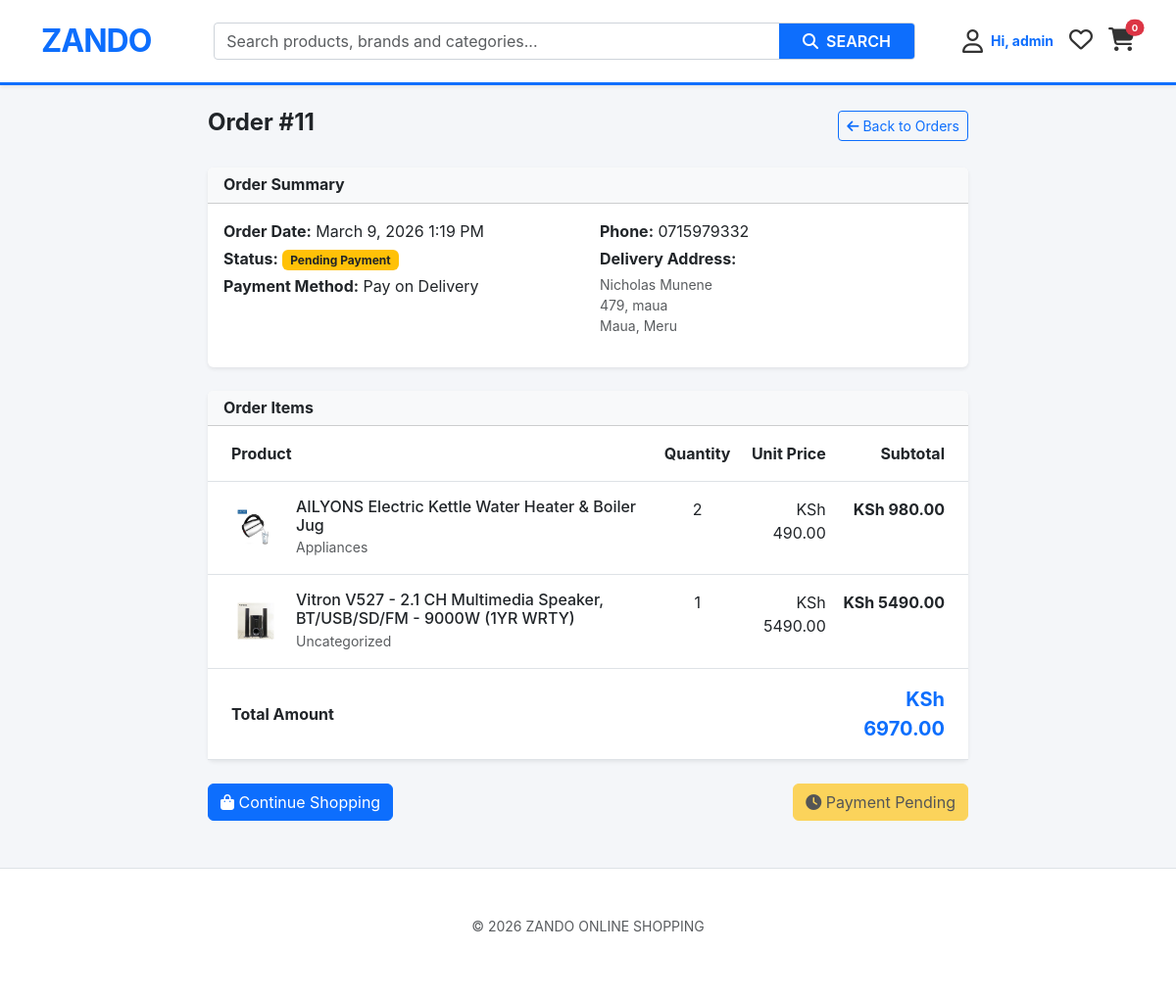
Page /products/order/11/ (signed in) on the committed database.
### products/models.py (models this page shows, shortened)
class Order(models.Model):
    user = models.ForeignKey(User, on_delete=models.CASCADE)
    total_price = models.DecimalField(max_digits=10, decimal_places=2)
    phone_number = models.CharField(max_length=15)
    transaction_id = models.CharField(max_length=100, null=True, blank=True)
    payment_method = models.CharField(max_length=50, default='M-Pesa')
    status = models.CharField(max_length=50, default='Pending')
    created_at = models.DateTimeField(auto_now_add=True)
    address = models.ForeignKey(Address, on_delete=models.SET_NULL, null=True, blank=True)

class Address(models.Model):
    user = models.ForeignKey(User, on_delete=models.CASCADE)
    first_name = models.CharField(max_length=50, default='')
    last_name = models.CharField(max_length=50, default='')
    street = models.CharField(max_length=255)
    town = models.ForeignKey(Town, on_delete=models.CASCADE)
    postal_code = models.CharField(max_length=20, blank=True, null=True)
    phone = models.CharField(max_length=15)
    is_default = models.BooleanField(default=False)
    class Meta:
        verbose_name_plural = "Addresses"

class Town(models.Model):
    county = models.ForeignKey(County, on_delete=models.CASCADE, related_name='towns')
    name = models.CharField(max_length=100)

class County(models.Model):
    name = models.CharField(max_length=100)

class OrderItem(models.Model):
    order = models.ForeignKey(Order, related_name='items', on_delete=models.CASCADE)
    product = models.ForeignKey(Product, on_delete=models.CASCADE)
    quantity = models.PositiveIntegerField()
    price = models.DecimalField(max_digits=10, decimal_places=2)  # price at time of purchase
    @property
    def subtotal(self):
        return self.quantity * self.price

class Product(models.Model):
    category = models.ForeignKey(Category, on_delete=models.SET_NULL, related_name='products', null=True, blank=True)
    name = models.CharField(max_length=255)
    price = models.DecimalField(max_digits=10, decimal_places=2)
    image = models.ImageField(upload_to='products/', blank=True, null=True)
    stock = models.IntegerField()
    description = models.TextField(blank=True, null=True)

class Category(models.Model):
    name = models.CharField(max_length=100)
    icon_class = models.CharField(max_length=50, default='fa-solid fa-box')

### products/views.py (the view)
# urls.py: path('order/<int:order_id>/', views.order_detail, name='order_detail'),
@login_required
def order_detail(request, order_id):
    order = get_object_or_404(Order, id=order_id, user=request.user)
    return render(request, 'order_detail.html', {'order': order})

### products/context_processors.py (called while the page is built)
def cart_contents(request):
    count = 0
    if request.user.is_authenticated:
        cart = Cart.objects.filter(user=request.user).first()
        if cart:
            count = sum(item.quantity for item in cart.items.all())
    return {'global_cart_count': count}

### products/templates/order_detail.html (shortened to what this page needs)
{% extends 'base.html' %}
{% block content %}
<div class="container mt-4" style="max-width: 800px;">
    <div class="d-flex justify-content-between align-items-center mb-4">
        <h4 class="fw-bold">Order #{{ order.id }}</h4>
        <a href="{% url 'products:my_orders' %}" class="btn btn-outline-primary btn-sm">
            <i class="fas fa-arrow-left"></i> Back to Orders
        </a>
    </div>
    <div class="card border-0 shadow-sm mb-4">
        <div class="card-header bg-light">
            <h6 class="mb-0 fw-bold">Order Summary</h6>
        </div>
        <div class="card-body">
            <div class="row">
                <div class="col-md-6">
                    <p class="mb-1"><strong>Order Date:</strong> {{ order.created_at|date:"F j, Y g:i A" }}</p>
                    <p class="mb-1"><strong>Status:</strong>
                        {% if order.status == 'Paid' %}
                            <span class="badge bg-success">Paid</span>
                        {% elif order.status == 'Pending' %}
                            <span class="badge bg-warning text-dark">Pending Payment</span>
                        {% else %}
                            <span class="badge bg-danger">{{ order.status }}</span>
                        {% endif %}
                    </p>
                    <p class="mb-1"><strong>Payment Method:</strong> {{ order.payment_method }}</p>
                </div>
                <div class="col-md-6">
                    <p class="mb-1"><strong>Phone:</strong> {{ order.phone_number }}</p>
                    {% if order.address %}
                        <p class="mb-1"><strong>Delivery Address:</strong></p>
                        <address class="text-muted small">
                            {{ order.address.first_name }} {{ order.address.last_name }}<br>
                            {{ order.address.street }}<br>
                            {{ order.address.town.name }}, {{ order.address.town.county.name }}<br>
                        </address>
                    {% endif %}
                </div>
            </div>
        </div>
    </div>
    <div class="card border-0 shadow-sm">
        <div class="card-header bg-light">
            <h6 class="mb-0 fw-bold">Order Items</h6>
        </div>
        <div class="card-body p-0">
            <div class="table-responsive">
                <table class="table table-hover mb-0">
                    <thead class="bg-light">
                        <tr>
                            <th class="ps-4 py-3">Product</th>
                            <th class="py-3 text-center">Quantity</th>
                            <th class="py-3 text-end">Unit Price</th>
                            <th class="py-3 text-end pe-4">Subtotal</th>
                        </tr>
                    </thead>
                    <tbody>
                        {% for item in order.items.all %}
                        <tr>
                            <td class="ps-4 py-3">
                                <div class="d-flex align-items-center">
                                    {% if item.product.image %}
                                        <img src="{{ item.product.image.url }}" alt="{{ item.product.name }}" class="rounded me-3" style="width: 50px; height: 50px; object-fit: cover;">
                                    {% else %}
                                        <div class="bg-light rounded me-3 d-flex align-items-center justify-content-center" style="width: 50px; height: 50px;">
                                            <i class="fas fa-image text-muted"></i>
                                        </div>
                                    {% endif %}
                                    <div>
                                        <h6 class="mb-0">{{ item.product.name }}</h6>
                                        <small class="text-muted">{{ item.product.category.name|default:"Uncategorized" }}</small>
                                    </div>
                                </div>
                            </td>
                            <td class="py-3 text-center">{{ item.quantity }}</td>
                            <td class="py-3 text-end">KSh {{ item.price }}</td>
                            <td class="py-3 text-end pe-4 fw-bold">KSh {{ item.subtotal }}</td>
                        </tr>
                        {% endfor %}
                    </tbody>
                    <tfoot class="bg-light">
                        <tr>
                            <td colspan="3" class="ps-4 py-3 fw-bold">Total Amount</td>
                            <td class="py-3 text-end pe-4 fw-bold fs-5 text-primary">KSh {{ order.total_price }}</td>
                        </tr>
                    </tfoot>
                </table>
            </div>
        </div>
    </div>
    <div class="d-flex justify-content-between mt-4">
        <a href="{% url 'products:index' %}" class="btn btn-primary">
            <i class="fas fa-shopping-bag"></i> Continue Shopping
        </a>
        {% if order.status == 'Paid' %}
            <button class="btn btn-success" disabled>
                <i class="fas fa-check"></i> Order Completed
            </button>
        {% elif order.status == 'Pending' %}
            <button class="btn btn-warning" disabled>
                <i class="fas fa-clock"></i> Payment Pending
            </button>
        {% else %}
            <button class="btn btn-danger" disabled>
                <i class="fas fa-times"></i> Payment Failed
            </button>
        {% endif %}
    </div>
</div>
{% endblock %}

### products/templates/base.html (shortened to what this page needs)
<!DOCTYPE html>
<html lang="en">
<head>
    <link href="https://cdn.jsdelivr.net/npm/bootstrap@5.3.0/dist/css/bootstrap.min.css" rel="stylesheet">
    <link rel="stylesheet" href="https://cdnjs.cloudflare.com/ajax/libs/font-awesome/6.4.0/css/all.min.css">
</head>
<body>
    <nav class="navbar navbar-expand-lg sticky-top shadow-sm">
        <div class="container">
            <a class="navbar-brand fw-bold fs-2 text-pro" href="{% url 'products:index' %}">ZANDO</a>
            <form action="{% url 'products:index' %}" method="GET" class="d-flex flex-grow-1 mx-lg-5 search-container position-relative">
                <div class="input-group w-100">
                    <input
                        type="text"
                        id="searchInput"
                        name="q"
                        class="form-control"
                        placeholder="Search products, brands and categories..."
                        value="{{ request.GET.q|default:'' }}"
                        autocomplete="off"
                    >
                    <button class="btn btn-pro px-4" type="submit">
                        <i class="fas fa-search"></i> <span class="d-none d-md-inline ms-1">SEARCH</span>
                    </button>
                </div>
            </form>
            <div class="d-flex align-items-center gap-3">
                <div class="dropdown">
                    <a href="#" class="nav-icon-link text-decoration-none d-flex align-items-center" data-bs-toggle="dropdown">
                        <i class="far fa-user fs-4"></i>
                        <span class="d-none d-md-inline ms-2 small fw-bold text-pro">Hi, {{ user.username|default:"Guest" }}</span>
                    </a>
                </div>
                <a href="{% url 'products:view_wishlist' %}" class="nav-icon-link text-decoration-none">
                    <i class="far fa-heart fs-4"></i>
                </a>
               <a href="{% url 'products:view_cart' %}" class="nav-icon-link text-decoration-none">
    <div class="position-relative">
        <i class="fas fa-shopping-cart fs-4"></i>
        <span class="badge rounded-pill bg-danger position-absolute top-0 start-100 translate-middle" style="font-size: 0.6rem;">
            {{ global_cart_count|default:"0" }}
        </span>
    </div>
</a>
            </div>
        </div>
    </nav>
    <div class="container mt-4">
        {% block content %}{% endblock %}
    </div>
    <footer class="py-5 mt-5 bg-white border-top">
        <div class="container text-center">
            <p class="text-muted small">&copy; 2026 ZANDO ONLINE SHOPPING</p>
        </div>
    </footer>
</body>
</html>

### products/templates/base.html (style rules this page uses)
:root { --pro-blue: #0d6efd; --soft-bg: #f4f6f9; --pro-orange: #f68b1e; }
body { background-color: var(--soft-bg); font-family: 'Inter', sans-serif; }
.navbar { background-color: #ffffff; border-bottom: 3px solid var(--pro-blue); padding: 0.8rem 0; }
.navbar-brand { letter-spacing: -1px; }
.text-pro { color: var(--pro-blue) !important; }
.search-container .input-group { border: 1px solid #ced4da; border-radius: 4px; overflow: hidden; background: #fff; }
.search-container .form-control { border: none !important; box-shadow: none !important; }
.btn-pro { background-color: var(--pro-blue); color: white; border-radius: 0 !important; font-weight: 600; border: none; transition: background 0.2s; }
.nav-icon-link { color: #333; transition: color 0.2s; position: relative; }

### rows in the picture
Order: id "11", created_at "March 9, 2026 1:19 PM", payment_method "Pay on Delivery", phone_number "0715979332", address.first_name "Nicholas", address.last_name "Munene", address.street "479, maua", address.town.name "Maua", address.town.county.name "Meru", total_price "6970.00"
OrderItem: product.image (picture), product.name "AILYONS Electric Kettle Water Heater & Boiler Jug", product.category.name "Appliances", quantity "2", price "490.00", subtotal "980.00"
OrderItem: product.image (picture), product.name "Vitron V527 - 2.1 CH Multimedia Speaker, BT/USB/SD/FM - 9000W (1YR WRTY)", product.category.name "Uncategorized", quantity "1", price "5490.00", subtotal "5490.00"

### other values in the picture
{{ user.username|default:"Guest" }} "admin"
{{ global_cart_count|default:"0" }} "0"
